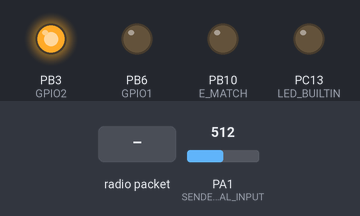
The program below on a simulated STM32 Blue Pill. Parts: output pins drawn as LEDs (lit = HIGH). Dashed ring = blinking. The test bench sets the inputs (shaded band); at power-on: PA1 (SENDER_FINAL_INPUT) = 512. No radio packets arrive unless stated.

Above: at 6.2 s.
6.3 s: PA1 (SENDER_FINAL_INPUT) set to 892
7.8 s: PA1 (SENDER_FINAL_INPUT) set to 912
At 8.43 s:
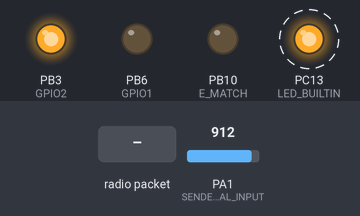
10.8 s: PA1 (SENDER_FINAL_INPUT) set to 890
At 11.4 s:
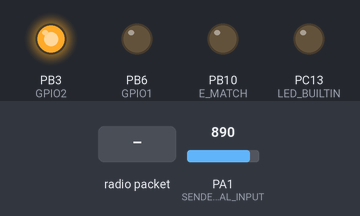
12.3 s: PA1 (SENDER_FINAL_INPUT) set to 900
At 12.67 s:
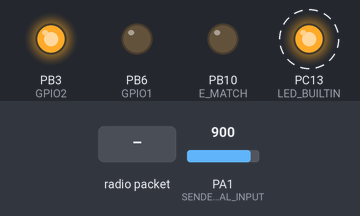
15.3 s: radio packet "2" arrives
At 16.0 s:
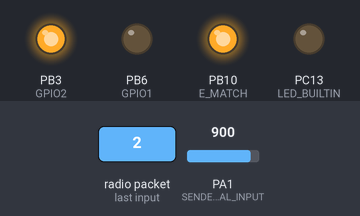
Timing chart, 0 to 19.3 s (numbered marks = the images above; inputs shaded):
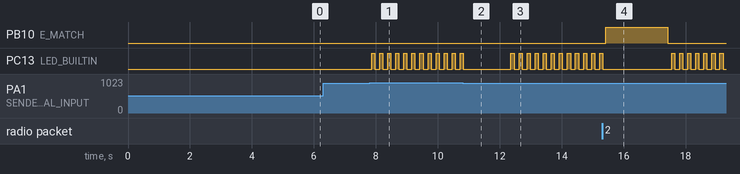

Measured:
- the behaviour switches between 899 and 900 on PA1 (SENDER_FINAL_INPUT) (found by bisection; images 0 and 1)
- after the input at 6.3 s, every drawn part: stays the same
- after the input at 7.8 s, PC13 (LED_BUILTIN): alternates HIGH for 0.10 s and LOW for 0.16 s, starting after 0.06 s
- after the input at 10.8 s, PC13 (LED_BUILTIN): goes on until 10.8 s, then stays LOW
- after the input at 12.3 s, PC13 (LED_BUILTIN): alternates HIGH for 0.10 s and LOW for 0.16 s, starting after 0.06 s
- after the input at 15.3 s, PB10 (E_MATCH): LOW → HIGH after 0.12 s, → LOW 2.0 s later

The program:

main.cpp
```cpp
#include <Arduino.h>
#include <LoRa.h>
#include <SPI.h>
#include "Adafruit_GFX.h"
#include "Adafruit_ST7735.h"
#include <string.h>
#include "ubcRocketLogo.h"
#include <Wire.h>
#include <EEPROM.h>

//Definition of constants
#define LED_PIN PC13

//these pins will change
#define TFT_CS PA8
#define TFT_RST PA9
#define TFT_A0 PA10
#define TFT_LED PB15

#define ARMING_KEY PB9
#define E_MATCH PB10
#define MESSAGE_SIZE_MAX 5


//GPIO Pins
#define GPIO1 PB6 //output, always high for sender and receiver
#define SENDER_FINAL_INPUT PA1
#define GPIO2 PB3
#define GPIO3 PA1


//LED Blinking frequency to indicate error
#define LORA_INIT_ERROR 200
#define ARMED_LORA_SEND 500
#define ARMED_SIGNAL_NOT_RECEIVED 1000
#define MAX_ERROR_ATTEMPTS 10

//System Global Variables - dictate what mode the device is operating in.
const bool sender = false;
void blink_LED_for_error(uint32_t time_ms);
bool arming_signal_received = false;

//LoRa Global Variables
const long frequency = 433E6;

const int csPin = PA4;				  // LoRa radio chip select
const int resetPin = PA3;		    // LoRa radio reset
const int irqPin = PB11;				// change for your board; must be a hardware interrupt pin

//Signal values to send
char igniter_arming_signal = '1';
char ignite_signal = '2';
char ignite_complete = '3';

//LoRa function declarations
bool read_packet(char correct_message);
bool send_LoRa(char message);

//TFT Screen Global Variables and Function Declarations
Adafruit_ST7735 tft = Adafruit_ST7735(TFT_CS, TFT_A0, TFT_RST);

void setup() {

  if(sender) {
    //initializing TFT LED Output
    pinMode(TFT_LED, OUTPUT);
    digitalWrite(TFT_LED, HIGH);

    //initialize TFT screen
    tft.initR(INITR_BLACKTAB);

    tft.fillScreen(ST7735_WHITE);
    tft.setTextColor(ST7735_BLACK);
    tft.setTextSize(1);
    tft.setRotation(1);

    // tft.fillScreen(ST7735_WHITE);
    tft.drawRGBBitmap(35, 10, ubcRocket, UBCROCKET_WIDTH, UBCROCKET_HEIGHT);

    delay(5000);

    pinMode(GPIO1, OUTPUT);
    pinMode(SENDER_FINAL_INPUT, INPUT);

    digitalWrite(GPIO1, HIGH);

  } else {

    //initalize all peripherals
    pinMode(GPIO1, OUTPUT);
    pinMode(GPIO2, OUTPUT);
    pinMode(GPIO3, INPUT);
    pinMode(E_MATCH, OUTPUT);

    digitalWrite(GPIO1, LOW);
    digitalWrite(GPIO2, HIGH);
    digitalWrite(E_MATCH, LOW);
    delay(5000);
  }

  //initalize LoRa Module
  LoRa.setPins(csPin, resetPin, irqPin);

  //for debugging. LED will blink if the LoRa module is not initialized.
  pinMode(LED_BUILTIN, OUTPUT);

	while (!LoRa.begin(frequency)) {
		blink_LED_for_error(LORA_INIT_ERROR);
	}
}

void loop() {

  //------------------------------igniter----------------------------
  if(!sender) {

    if(analogRead(GPIO3) >= 900) {

      //Turns the buzzer on
      //digitalWrite(GPIO1, HIGH);

      if(send_LoRa(igniter_arming_signal)) {

        //Lets the uesr know that signal is being sent to the other device
        blink_LED_for_error(100);

        //immidiately looks for the ignition signal coming from the other device
        if(read_packet(ignite_signal)) {

          //Turns the E-Match on when the ignition signal is received.
          digitalWrite(E_MATCH, HIGH);
          delay(2000);
          digitalWrite(E_MATCH, LOW);

          //sends acknowledge signal to the other device then turns off buzzer
          if(send_LoRa(ignite_complete)) {
            digitalWrite(GPIO1, LOW);
          }
        }
      } else {
        blink_LED_for_error(ARMED_SIGNAL_NOT_RECEIVED);
      }
    } else {
      digitalWrite(GPIO1, LOW);
    }
  }

  //------------------------------sender----------------------------
  else if(sender) {

    //constantly looking for signal coming from the other device for ignition
    if(read_packet(igniter_arming_signal)) {
      arming_signal_received = true;
    } else {
      blink_LED_for_error(ARMED_SIGNAL_NOT_RECEIVED);
      //display something here
    }

   while (arming_signal_received) {

      //waits for the user input for final ignition
      if(analogRead(SENDER_FINAL_INPUT) >= 900) {

        //for testing
        digitalWrite(LED_BUILTIN, HIGH);
        delay(500);
        digitalWrite(LED_BUILTIN, LOW);
        delay(500);

        //sends the final 'ignite' signal to the other device
        while(send_LoRa(ignite_signal)) {

          //also for testing
          tft.fillScreen(ST7735_WHITE);
          tft.setCursor(20, 20);
          tft.print("IGNITE");

          //when the 'acknowledged' signal comes from the other device, then exit loop
          if(read_packet(ignite_complete)) {
            arming_signal_received = false;
            break;
          }
        }
        tft.fillScreen(ST7735_WHITE);
        //display something to show that the ignition process has been completed.
      } else {
        tft.fillScreen(ST7735_WHITE);
        tft.setCursor(20, 20);
        tft.print("waiting for ignite");
        delay(500);
    }
  }
  }
}

//-------------------------------------------------------------------------------------------------

bool send_LoRa(char message) {

  if(!LoRa.beginPacket()) {
    return false;
  }
  if(!LoRa.print(message)) {
    return false;
  }
  if(!LoRa.endPacket()) {
    return false;
  }

  return true;
}

bool read_packet(char correct_message) {
  int packet_size = LoRa.parsePacket();

  if(packet_size) {

    while(LoRa.available()) {

      if(LoRa.read() == correct_message) {
        return true;
      }
    }
  }

  return false;

}

void blink_LED_for_error(uint32_t time_ms) {
  digitalWrite(LED_BUILTIN, HIGH);
  delay(time_ms);
  digitalWrite(LED_BUILTIN, LOW);
  delay(time_ms);
}
```

Source omitted: ubcRocketLogo.h (75088 bytes)
